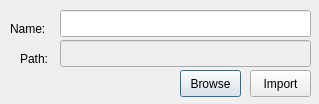
<?xml version="1.0" encoding="UTF-8"?>
<ui version="4.0">
 <class>ImportTileSetDialog</class>
 <widget class="QDialog" name="ImportTileSetDialog">
  <property name="geometry">
   <rect>
    <x>0</x>
    <y>0</y>
    <width>319</width>
    <height>104</height>
   </rect>
  </property>
  <property name="windowTitle">
   <string>Import Tileset</string>
  </property>
  <widget class="QLabel" name="label_2">
   <property name="geometry">
    <rect>
     <x>10</x>
     <y>20</y>
     <width>67</width>
     <height>17</height>
    </rect>
   </property>
   <property name="text">
    <string>Name:</string>
   </property>
  </widget>
  <widget class="QLineEdit" name="txtName">
   <property name="geometry">
    <rect>
     <x>60</x>
     <y>10</y>
     <width>251</width>
     <height>27</height>
    </rect>
   </property>
  </widget>
  <widget class="QLineEdit" name="txtPath">
   <property name="enabled">
    <bool>false</bool>
   </property>
   <property name="geometry">
    <rect>
     <x>60</x>
     <y>40</y>
     <width>251</width>
     <height>27</height>
    </rect>
   </property>
  </widget>
  <widget class="QLabel" name="label_4">
   <property name="geometry">
    <rect>
     <x>20</x>
     <y>50</y>
     <width>67</width>
     <height>17</height>
    </rect>
   </property>
   <property name="text">
    <string>Path:</string>
   </property>
  </widget>
  <widget class="QPushButton" name="btwBrowse">
   <property name="geometry">
    <rect>
     <x>180</x>
     <y>70</y>
     <width>61</width>
     <height>27</height>
    </rect>
   </property>
   <property name="text">
    <string>Browse</string>
   </property>
  </widget>
  <widget class="QPushButton" name="btnImport">
   <property name="geometry">
    <rect>
     <x>250</x>
     <y>70</y>
     <width>61</width>
     <height>27</height>
    </rect>
   </property>
   <property name="text">
    <string>Import</string>
   </property>
  </widget>
 </widget>
 <tabstops>
  <tabstop>txtName</tabstop>
  <tabstop>txtPath</tabstop>
  <tabstop>btwBrowse</tabstop>
  <tabstop>btnImport</tabstop>
 </tabstops>
 <resources/>
 <connections/>
</ui>
